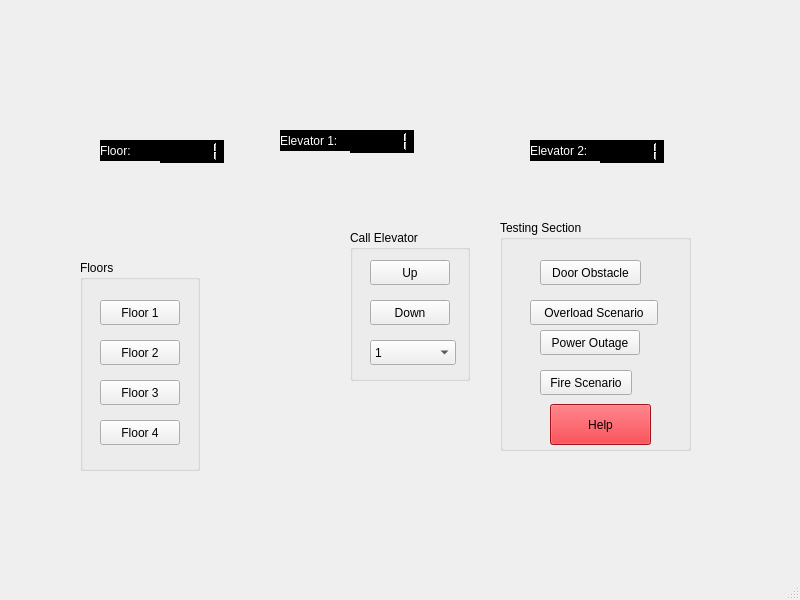
<?xml version="1.0" encoding="UTF-8"?>
<ui version="4.0">
 <class>MainWindow</class>
 <widget class="QMainWindow" name="MainWindow">
  <property name="geometry">
   <rect>
    <x>0</x>
    <y>0</y>
    <width>800</width>
    <height>600</height>
   </rect>
  </property>
  <property name="windowTitle">
   <string>Elevator Simulator</string>
  </property>
  <widget class="QWidget" name="centralwidget">
   <widget class="QVBoxLayout" name="verticalLayout" native="true">
    <property name="geometry">
     <rect>
      <x>0</x>
      <y>0</y>
      <width>100</width>
      <height>30</height>
     </rect>
    </property>
   </widget>
   <widget class="QGroupBox" name="Testing">
    <property name="geometry">
     <rect>
      <x>500</x>
      <y>220</y>
      <width>191</width>
      <height>231</height>
     </rect>
    </property>
    <property name="title">
     <string>Testing Section</string>
    </property>
    <widget class="QPushButton" name="buttonObstacle">
     <property name="geometry">
      <rect>
       <x>40</x>
       <y>40</y>
       <width>101</width>
       <height>25</height>
      </rect>
     </property>
     <property name="text">
      <string>Door Obstacle</string>
     </property>
    </widget>
    <widget class="QPushButton" name="buttonOverload">
     <property name="geometry">
      <rect>
       <x>30</x>
       <y>80</y>
       <width>128</width>
       <height>25</height>
      </rect>
     </property>
     <property name="text">
      <string>Overload Scenario</string>
     </property>
    </widget>
    <widget class="QPushButton" name="buttonPowerOutage">
     <property name="geometry">
      <rect>
       <x>40</x>
       <y>110</y>
       <width>100</width>
       <height>25</height>
      </rect>
     </property>
     <property name="text">
      <string>Power Outage</string>
     </property>
    </widget>
    <widget class="QPushButton" name="buttonFire">
     <property name="geometry">
      <rect>
       <x>40</x>
       <y>150</y>
       <width>92</width>
       <height>25</height>
      </rect>
     </property>
     <property name="text">
      <string>Fire Scenario</string>
     </property>
    </widget>
    <widget class="QPushButton" name="buttonHelp">
     <property name="geometry">
      <rect>
       <x>50</x>
       <y>184</y>
       <width>101</width>
       <height>41</height>
      </rect>
     </property>
     <property name="styleSheet">
      <string notr="true">background-color: rgb(237, 51, 59);
background-color: rgb(224, 27, 36);</string>
     </property>
     <property name="text">
      <string>Help</string>
     </property>
    </widget>
   </widget>
   <widget class="QGroupBox" name="CallElevator">
    <property name="geometry">
     <rect>
      <x>350</x>
      <y>230</y>
      <width>120</width>
      <height>151</height>
     </rect>
    </property>
    <property name="title">
     <string>Call Elevator</string>
    </property>
    <widget class="QPushButton" name="buttonUp">
     <property name="geometry">
      <rect>
       <x>20</x>
       <y>30</y>
       <width>80</width>
       <height>25</height>
      </rect>
     </property>
     <property name="text">
      <string>Up</string>
     </property>
    </widget>
    <widget class="QPushButton" name="buttonDown">
     <property name="geometry">
      <rect>
       <x>20</x>
       <y>70</y>
       <width>80</width>
       <height>25</height>
      </rect>
     </property>
     <property name="text">
      <string>Down</string>
     </property>
    </widget>
    <widget class="QComboBox" name="startingfloor">
     <property name="geometry">
      <rect>
       <x>20</x>
       <y>110</y>
       <width>86</width>
       <height>25</height>
      </rect>
     </property>
     <item>
      <property name="text">
       <string>1</string>
      </property>
     </item>
     <item>
      <property name="text">
       <string>2</string>
      </property>
     </item>
     <item>
      <property name="text">
       <string>3</string>
      </property>
     </item>
     <item>
      <property name="text">
       <string>4</string>
      </property>
     </item>
    </widget>
   </widget>
   <widget class="QGroupBox" name="groupBox_2">
    <property name="geometry">
     <rect>
      <x>80</x>
      <y>260</y>
      <width>120</width>
      <height>211</height>
     </rect>
    </property>
    <property name="title">
     <string>Floors</string>
    </property>
    <widget class="QPushButton" name="buttonFloor1">
     <property name="geometry">
      <rect>
       <x>20</x>
       <y>40</y>
       <width>80</width>
       <height>25</height>
      </rect>
     </property>
     <property name="text">
      <string>Floor 1</string>
     </property>
    </widget>
    <widget class="QPushButton" name="buttonFloor2">
     <property name="geometry">
      <rect>
       <x>20</x>
       <y>80</y>
       <width>80</width>
       <height>25</height>
      </rect>
     </property>
     <property name="text">
      <string>Floor 2</string>
     </property>
    </widget>
    <widget class="QPushButton" name="buttonFloor3">
     <property name="geometry">
      <rect>
       <x>20</x>
       <y>120</y>
       <width>80</width>
       <height>25</height>
      </rect>
     </property>
     <property name="text">
      <string>Floor 3</string>
     </property>
    </widget>
    <widget class="QPushButton" name="buttonFloor4">
     <property name="geometry">
      <rect>
       <x>20</x>
       <y>160</y>
       <width>80</width>
       <height>25</height>
      </rect>
     </property>
     <property name="text">
      <string>Floor 4</string>
     </property>
    </widget>
   </widget>
   <widget class="QLCDNumber" name="currfloordisplay">
    <property name="geometry">
     <rect>
      <x>160</x>
      <y>140</y>
      <width>64</width>
      <height>23</height>
     </rect>
    </property>
    <property name="styleSheet">
     <string notr="true">background-color: rgb(0, 0, 0);</string>
    </property>
    <property name="intValue" stdset="0">
     <number>1</number>
    </property>
   </widget>
   <widget class="QLCDNumber" name="Elevator1">
    <property name="geometry">
     <rect>
      <x>350</x>
      <y>130</y>
      <width>64</width>
      <height>23</height>
     </rect>
    </property>
    <property name="styleSheet">
     <string notr="true">background-color: rgb(0, 0, 0);</string>
    </property>
    <property name="intValue" stdset="0">
     <number>1</number>
    </property>
   </widget>
   <widget class="QLabel" name="label">
    <property name="geometry">
     <rect>
      <x>100</x>
      <y>140</y>
      <width>62</width>
      <height>21</height>
     </rect>
    </property>
    <property name="styleSheet">
     <string notr="true">background-color: rgb(0, 0, 0);
color: rgb(255, 255, 255);</string>
    </property>
    <property name="text">
     <string>Floor:</string>
    </property>
   </widget>
   <widget class="QLabel" name="label_2">
    <property name="geometry">
     <rect>
      <x>280</x>
      <y>130</y>
      <width>71</width>
      <height>21</height>
     </rect>
    </property>
    <property name="styleSheet">
     <string notr="true">background-color: rgb(0, 0, 0);
color: rgb(255, 255, 255);</string>
    </property>
    <property name="text">
     <string>Elevator 1:</string>
    </property>
   </widget>
   <widget class="QLCDNumber" name="Elevator2">
    <property name="geometry">
     <rect>
      <x>600</x>
      <y>140</y>
      <width>64</width>
      <height>23</height>
     </rect>
    </property>
    <property name="styleSheet">
     <string notr="true">background-color: rgb(0, 0, 0);</string>
    </property>
    <property name="intValue" stdset="0">
     <number>1</number>
    </property>
   </widget>
   <widget class="QLabel" name="label_3">
    <property name="geometry">
     <rect>
      <x>530</x>
      <y>140</y>
      <width>71</width>
      <height>21</height>
     </rect>
    </property>
    <property name="styleSheet">
     <string notr="true">background-color: rgb(0, 0, 0);
color: rgb(255, 255, 255);</string>
    </property>
    <property name="text">
     <string>Elevator 2:</string>
    </property>
   </widget>
  </widget>
  <widget class="QMenuBar" name="menubar">
   <property name="geometry">
    <rect>
     <x>0</x>
     <y>0</y>
     <width>800</width>
     <height>22</height>
    </rect>
   </property>
  </widget>
  <widget class="QStatusBar" name="statusbar"/>
 </widget>
 <customwidgets>
  <customwidget>
   <class>QVBoxLayout</class>
   <extends>QWidget</extends>
   <header>qvboxlayout.h</header>
  </customwidget>
 </customwidgets>
 <resources/>
 <connections/>
</ui>
